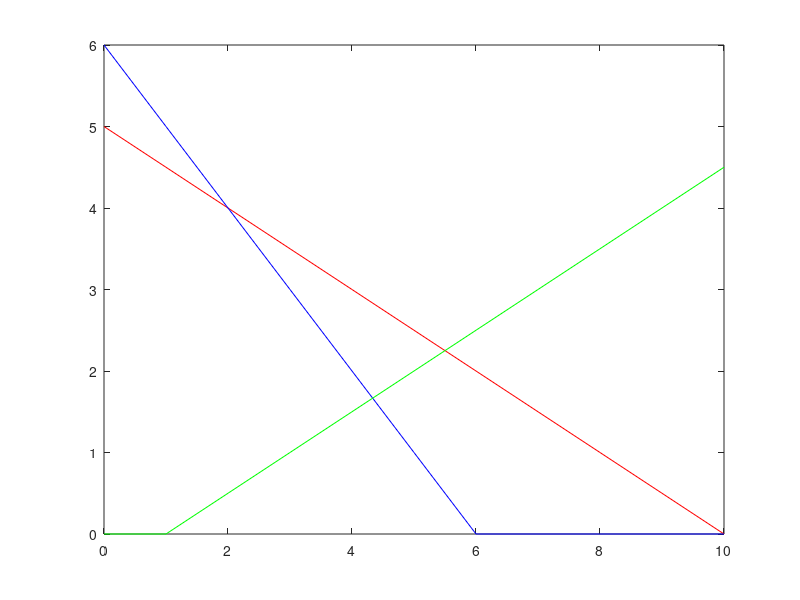

The MATLAB source for this figure: (Note: this script raises an error after producing the figure.)
c=[2 1];

a=[1 2; 1 1; 1 -2];

b=[10;6;1];

x1=0:1:max(b);

x12=(b(1)-a(1,1).*x1)./a(1,2);

x22=(b(2)-a(2,1).*x1)./a(2,2);

x32=(b(3)-a(3,1).*x1)./a(3,2);

plot(x1,x12,'r',x1,x22,'b',x1,x32,'g');

x12=max(0,x12);
x22=max(0,x22);
x32=max(0,x32);
plot(x1,x12,'r',x1,x22,'b',x1,x32,'g');

cx1 = find(x1==0)
c1 = find(x12 ==0)
l1 = [x1(:,[c1,cx1]);x12(:,[c1,cx1])]';

c2 = find(x22 == 0);
l2 = [x1(:,[c2,cx1]);x22(:,[c2,cx1])]';

c3 = find(x32 == 0);
l3 = [x1(:,[c3,cx1]);x32(:,[c3,cx1])]';

corpts = unique([l1;l2;l3],'rows');

pt=[0;0];
for i=1:(size(a,1)-1)
    a1=a(i,:);
    b1=b(i,:);
    for j=i+1:size(a,1)
        a2=a(j,:);
        b2=b(j,:);
        a4=[a1;a2];
        b4=[b1;b2];
        x=a4\b4;
        pt=[pt x];
    end
end

ptt=pt';
allpt=[ptt;corpts];
points=unique(allpt,'rows');
PT= contraint(points);
p=unique(PT,'rows');

for i=1:size(p,1)
    fn(i,:)=sum(p(i,:).*c);
end
ver_fn = [p fn];
[optval ,optposition]=max(fn)
optval=ver_fn(optposition,:);
optimal_bfs=array2table(optval);
optimal_bfs.Properties.VariableNames(1:size(a,1))={'x1','x2','z'}



